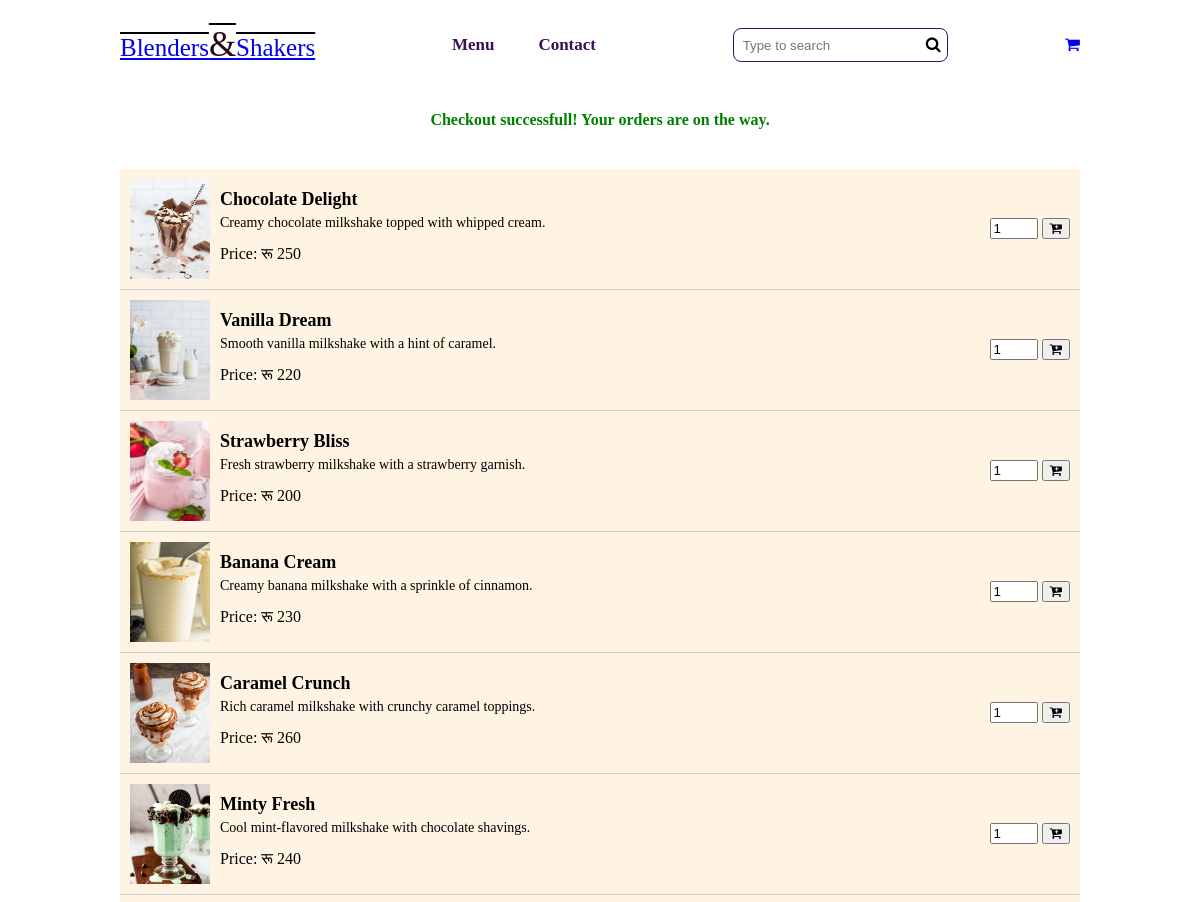
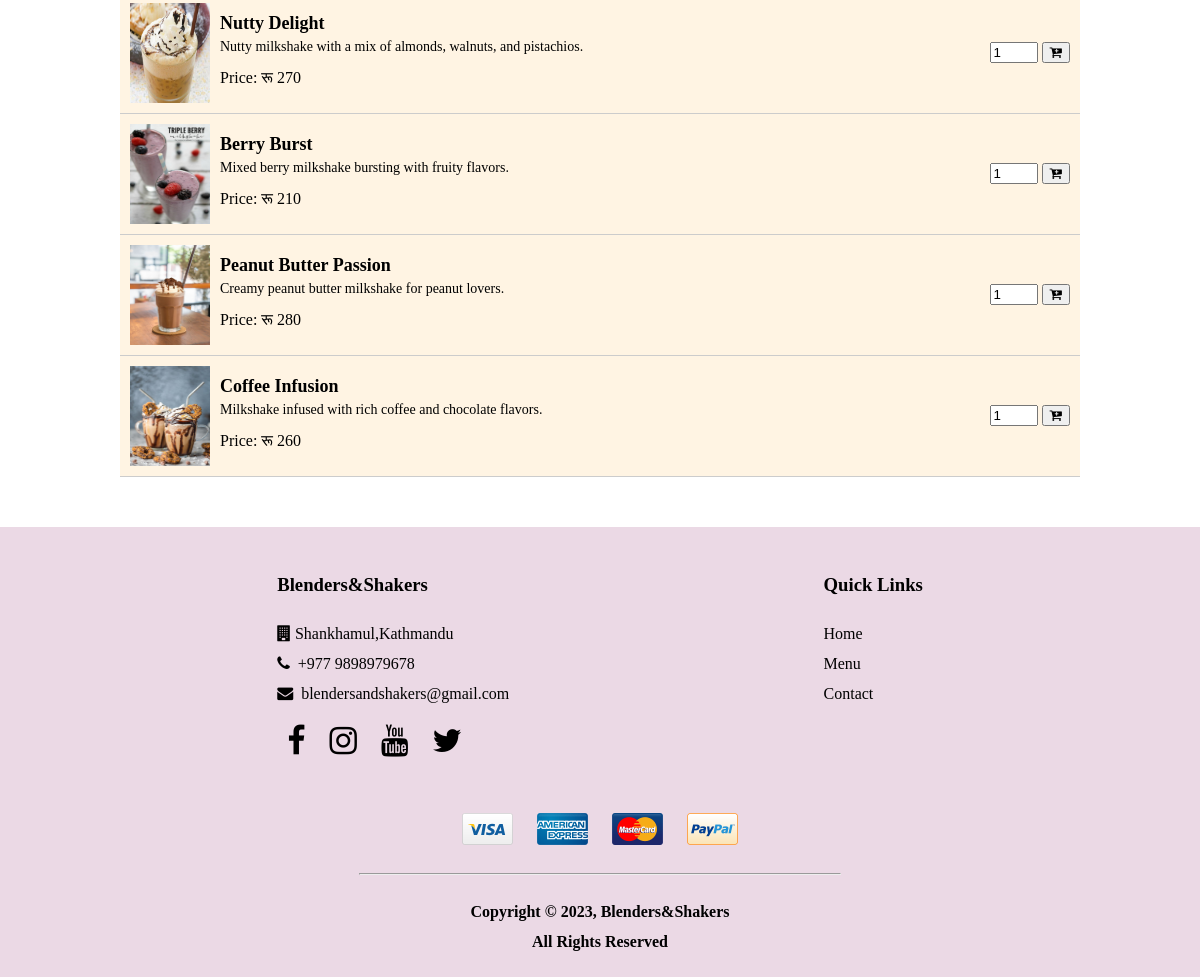
/menu.php (signed in), run on the app's committed database (2 pictures, top to bottom).
### tables this page shows
CREATE TABLE `menu` (
  `id` int(11) NOT NULL,
  `name` varchar(100) NOT NULL,
  `price` int(11) NOT NULL,
  `image` varchar(100) NOT NULL,
  `description` varchar(500) NOT NULL
);

### menu.php (the view, shortened to what this page needs)
<?php
  include("db.php");
  $query = "SELECT * FROM menu";
  $result = $conn->query($query);
?>
<!DOCTYPE html>
<html lang="en">
<head>
<link rel="stylesheet" type="text/css" href="style.css">
<link href="https://stackpath.bootstrapcdn.com/font-awesome/4.7.0/css/font-awesome.min.css" rel="stylesheet">
</head>
<body>
    <header class="container">
		<p class="logo"><a href="index.php">    Blenders<span class="ee">&</span>Shakers</p></a>
		<ul class="main-nav">
			<li><a href="menu.php">Menu</a></li>
			<li><a href="contact.php">Contact</a></li>
		</ul>
		<div class="search-div">
			<input type="text" placeholder="Type to search" class="search-input">
			<i class="fa fa-search"></i>
		</div>
    <a href="cart.php"><i class="fa fa-shopping-cart"></i></a>
	</header>
    <?php if (isset($_SESSION['checkout_success'])) : ?>
        <h4 style="color: green; font-weight: bold; text-align: center">
            <?php
            echo $_SESSION['checkout_success'];
            ?></h4> <br>
    <?php endif ?>
<div class="container">
<?php
  while ($row = $result->fetch_assoc()) { ?>
  <div class="menu-item" style="background-color: #FFF4E3;">
    <img src="images/<?php echo $row['image'] ?>" alt="Milkshake" class="item-image">
    <div class="item-details">
      <h3 class="item-title"><?php echo $row['name'] ?></h3>
      <p class="item-description"><?php echo $row['description'] ?></p>
      <p class="item-price">Price: रू <?php echo $row['price'] ?></p>
    </div>
    <div class="card-footer">
      <form method='post' action='server.php'>
        <input type='number' name='item_quantity' value="1" min="1" max="5">
        <button type="submit" name="add_to_cart"><i class="fa fa-cart-plus"></i></button>
      </form>
    </div>
  </div>
<?php } ?>
</div>
  <footer>
		<div class="foot container">
			<div class="foot1">
				<h3>Blenders&Shakers</h3>
				<ul class="contact">
					<li><i class="fa fa-building"></i>&nbsp;Shankhamul,Kathmandu</li>
					<li><i class="fa fa-phone"></i>&nbsp; +977 9898979678</li>
					<li><i class="fa fa-envelope"></i>&nbsp; blendersandshakers@gmail.com</li>
				</ul>
				<ul class="socials">
					<li><a href="#"><i class="fa fa-facebook fa-2x"></i></a></li>
					<li><a href="#"><i class="fa fa-instagram fa-2x"></i></a></li>
					<li><a href="#"><i class="fa fa-youtube fa-2x"></i></a></li>
					<li><a href="#"><i class="fa fa-twitter fa-2x"></i></a></li>
				</ul>
			</div>
			<div class="foot2">
				<h3>Quick Links</h3>
				<ul class="ql">
					<li><a href="index.php">Home</a></li>
					<li><a href="menu.php">Menu</a></li>
					<li><a href="contact.php">Contact</a></li>
				</ul>
			</div>
		</div>
		<div class="text-center">
			<img src="images/visa.png" class="payment">
			<img src="images/american-express.png" class="payment">
			<img src="images/mastercard.png" class="payment">
			<img src="images/paypal.png" class="payment">
		</div>
		<hr width="40%">
		<p class="text-center foot-text">Copyright &copy; 2023, Blenders&Shakers <br> All Rights Reserved</p>
	</footer>
</body>
</html>

### style.css (style rules this page uses)
body { margin:0; font-family: 'Raleway', sans-serif; }
.container { width:80%; margin: auto; }
.text-center { text-align: center; }
.item-image { width: 10px; height:100px; }
.logo { font-size: 25px; text-decoration:overline; }
.ee { color:#250b16; font-size:35px; }
.main-nav { padding:0; list-style-type: none; }
.main-nav li { display: inline; margin:10px; }
.main-nav li a { text-decoration: none; font-weight: bold; font-size: 17px; padding:10px; color:#3C1053; }
.search-input { border:none; outline:none; }
.search-div { border:1px solid #3C1053; border-radius: 8px; padding:7px; }
header { display: flex; justify-content: space-between; align-items: center; }
footer { background:#ebd9e5; color: #000000; line-height: 30px; margin-top: 50px; }
.contact,.socials,.ql { list-style-type: none; padding: 0; }
.socials li { display: inline; margin: 10px; }
.socials li a, .ql li a { text-decoration: none; color: #000000; }
.foot { display: flex; justify-content: space-around; padding: 25px; }
.payment { margin: 10px; }
.foot-text { padding-top: 14px; padding-bottom:20px; font-weight: bold; margin: 0; }

### menu.php (style rules this page uses)
body { font-family:cursive; }
.menu-item { display: flex; align-items: center; padding: 10px; border-bottom: 1px solid #ccc; }
.item-image { flex: 0 0 80px; margin-right: 10px; }
.item-details { flex: 1; }
.item-title { font-size: 18px; margin: 0; }
.item-description { font-size: 14px; margin-top: 5px; }
.item-price { font-size: 16px; margin: 5px 0; }

### data on the page
menu: image (picture), name "Chocolate Delight", description "Creamy chocolate milkshake topped with whipped cream.", price "250"
menu: image (picture), name "Vanilla Dream", description "Smooth vanilla milkshake with a hint of caramel.", price "220"
menu: image (picture), name "Strawberry Bliss", description "Fresh strawberry milkshake with a strawberry garnish.", price "200"
menu: image (picture), name "Banana Cream", description "Creamy banana milkshake with a sprinkle of cinnamon.", price "230"
menu: image (picture), name "Caramel Crunch", description "Rich caramel milkshake with crunchy caramel toppings.", price "260"
menu: image (picture), name "Minty Fresh", description "Cool mint-flavored milkshake with chocolate shavings.", price "240"
menu: image (picture), name "Nutty Delight", description "Nutty milkshake with a mix of almonds, walnuts, and pistachios.", price "270"
menu: image (picture), name "Berry Burst", description "Mixed berry milkshake bursting with fruity flavors.", price "210"
menu: image (picture), name "Peanut Butter Passion", description "Creamy peanut butter milkshake for peanut lovers.", price "280"
menu: image (picture), name "Coffee Infusion", description "Milkshake infused with rich coffee and chocolate flavors.", price "260"

### other printed values
$_SESSION['checkout_success'] "Checkout successfull! Your orders are on the way."
